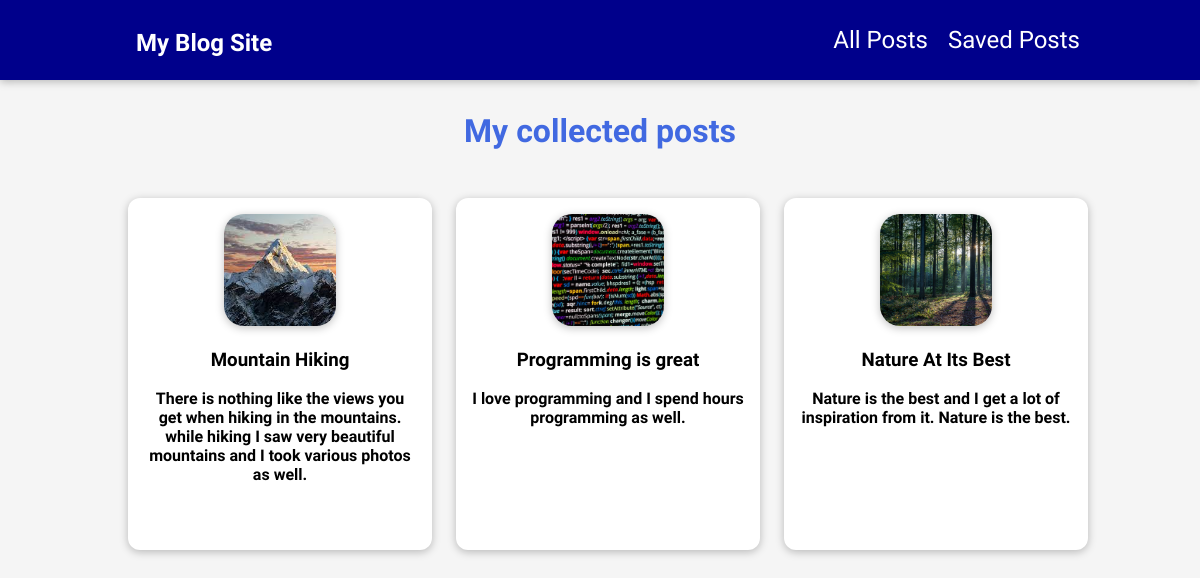
The page /posts on the database its author committed.
### blog/models.py (models this page shows, shortened)
class Post(models.Model):
    title = models.CharField(max_length=100)
    excerpt = models.CharField(max_length=200)
    image = models.ImageField(upload_to="posts",null=True)
    date = models.DateField(auto_now=True)
    slug = models.SlugField(unique=True,db_index=True)
    content = models.TextField(validators=[MinLengthValidator(10)])
    author =models.ForeignKey(Author,on_delete=models.SET_NULL,null=True,related_name="posts")
    tags = models.ManyToManyField(Tag)

### blog/views.py (the view)
# urls.py: path("posts",views.AllPostsView.as_view(),name="posts-page"),
class AllPostsView(ListView):
    template_name = "blog/all-posts.html"
    model = Post
    ordering = ["-date"]
    context_object_name = "all_posts"

### blog/templates/blog/all-posts.html (shortened to what this page needs)
{% extends "base.html" %}
{% load static %}
{% block css_files %}
    <link rel="stylesheet" href={% static "blog/includes/post.css" %}>
    <link rel="stylesheet" href="{% static "blog/all-posts.css" %}" / >
{% endblock %}
{% block content %}
    <section id="all-posts">
        <h2>My collected posts</h2>
        <ul>
        {% for post in all_posts %}
            {% include "blog/includes/post.html" %}
        {% endfor %}
        </ul>
    </section>
{% endblock %}

### blog/templates/blog/includes/post.html
<li>
    <article class="post">
        <a href={% url "post-detail-page" post.slug %}>
        <img src="{{ post.image.url }}" alt="{{ post.title }}" />
        <div class="post__content">
            <h3>
                {{ post.title }}
            </h3>
            <p>
            {{ post.excerpt }}
            </p>
        </div>
        </a>
    </article>
</li>

### static/app.css (style rules this page uses)
* { box-sizing: border-box; }
html { font-family: 'Gowun Batang', serif; }
body { margin: 0; }
h1,h2,h3 { font-family: 'Gowun Batang', serif; font-weight: bold; }
a { margin-left: 1rem; }

### blog/static/blog/includes/post.css (style rules this page uses)
.post { display: flex; flex-direction: column; align-items: center; text-align: center; }
.post a { text-decoration: none; color: black; transition: all 0.2s ease; padding: 1rem; width: 100%; }
.post img { width: 5rem; height: 5rem; object-fit: cover; object-position: top; border-radius: 20px; box-shadow: 0 2px 8px rgba(0, 0, 0, 0.25); }
.post__content { font-weight: bold; font-style: normal; }

### blog/static/blog/all-posts.css (style rules this page uses)
body { background-color: whitesmoke; }
#all-posts { margin: 7rem auto; width: 90%; max-width: 60rem; }
#all-posts h2 { text-align: center; font-size: 2rem; color: royalblue; margin: 3rem 0; }
ul { list-style: none; margin: 0; padding: 0; display: grid; grid-template-columns: repeat(auto-fill, minmax(17rem, 1fr)); gap: 1.5rem; }
.post img { width: 7rem; height: 7rem; }
.post a { height: 22rem; transform-origin: center; box-shadow: 0 2px 8px rgba(0, 0, 0, 0.25); border-radius: 12px; background-color: white; }

### rows shown on the page
Post: image (picture), title "Mountain Hiking", excerpt "There is nothing like the views you get when hiking in the mountains. while hiking I saw very beautiful mountains and I took various photos as well."
Post: image (picture), title "Programming is great", excerpt "I love programming and I spend hours programming as well."
Post: image (picture), title "Nature At Its Best", excerpt "Nature is the best and I get a lot of inspiration from it. Nature is the best."
